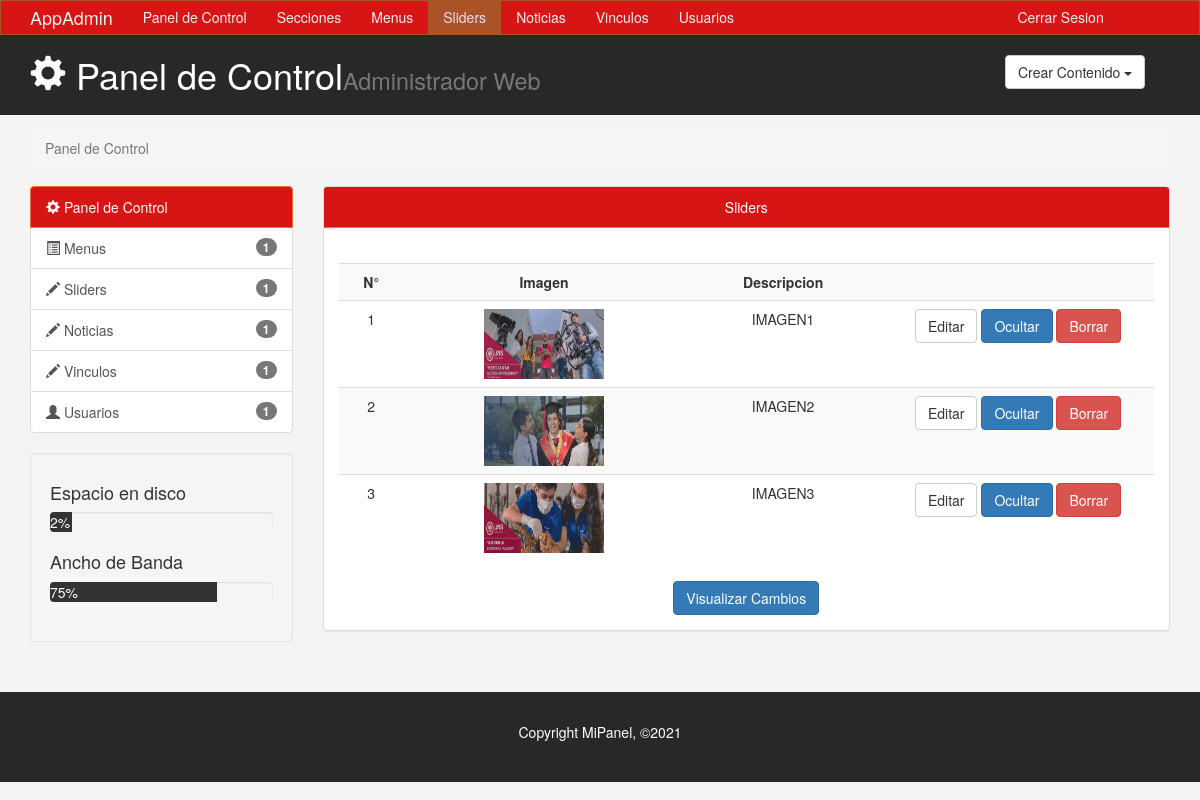
/admin3/Slider.php, run on the app's committed database.
### tables this page shows
CREATE TABLE `sliders` (
  `id_slider` int(11) NOT NULL,
  `descripcion` varchar(100) DEFAULT NULL,
  `ruta_imagen` varchar(100) NOT NULL,
  `estado` int(11) NOT NULL
);

### admin3/Slider.php (the view, shortened to what this page needs)
<!DOCTYPE html>
<html lang="es">
  <head>
    <link href="css/bootstrap.min.css" rel="stylesheet">
    <link rel="stylesheet" type="text/css" href="css/estilos.css">
     <link rel="stylesheet" type="text/css" href="js/select2/css/select2.css">
    <link rel="stylesheet" type="text/css" href="js/alertifyjs/css/alertify.css">
    <link rel="stylesheet" type="text/css" href="js/alertifyjs/css/themes/default.css">
  </head>
  <body>
    <nav class="navbar navbar-default">
      <div class="container">
        <div class="navbar-header">
          <a class="navbar-brand" href="#">AppAdmin</a>
        </div>
        <div id="navbar" class="collapse navbar-collapse">
          <ul class="nav navbar-nav">
            <li><a href="index.html">Panel de Control</a></li>
            <li><a href="Secciones.php">Secciones</a></li>
            <li><a href="Menus.php">Menus</a></li>
            <li class="active"><a href="Slider.php">Sliders</a></li>
            <li><a href="Noticias.php">Noticias</a></li>
            <li><a href="Vinculos.php">Vinculos</a></li>
            <li><a href="usuarios.php">Usuarios</a></li>
            <li style="position: absolute;margin-left: 73%;"><a href="plogin.php">Cerrar Sesion</a></li>
          </ul>
        </div>
      </div>
    </nav>
<header id="header">
 <div class="container">
   <div class="row">
     <div class="col-md-10">
       <h1><span class="glyphicon glyphicon-cog"></span> Panel de Control<small>Administrador Web</small></h1>
     </div>
     <div class="col-md-2">
        <div class="dropdown crear">
            <button class="btn btn-default dropdown-toggle" type="button" id="dropdownMenu1" data-toggle="dropdown" aria-haspopup="true" aria-expanded="true">
              Crear Contenido
              <span class="caret"></span>
            </button>
      </div>
     </div>
   </div>
 </div>
</header>
<section id="breadcrumb">
  <div class="container">
    <ol class="breadcrumb">
      <li class="active">Panel de Control</li>
    </ol>
  </div>
</section>
<section id="main">
  <div class="container">
    <div class="row">
      <div class="col-md-3">
        <div class="list-group">
          <a href="#" class="list-group-item active color-principal">
            <span class="glyphicon glyphicon-cog"></span> Panel de Control
          </a>
          <a href="paginas.html" class="list-group-item"><span class="glyphicon glyphicon-list-alt"></span> Menus <span class="badge">1</span></a>
          <a href="entradas.html" class="list-group-item"><span class="glyphicon glyphicon-pencil"></span> <span class="badge">1</span> Sliders</a>
          <a href="entradas.html" class="list-group-item"><span class="glyphicon glyphicon-pencil"></span> <span class="badge">1</span> Noticias</a>
          <a href="entradas.html" class="list-group-item"><span class="glyphicon glyphicon-pencil"></span> <span class="badge">1</span> Vinculos</a>
          <a href="usuarios.html" class="list-group-item"><span class="glyphicon glyphicon-user"></span> <span class="badge">1</span> Usuarios</a>
        </div>
        <div class="well">
          <h4>Espacio en disco</h4>
          <div class="progress">
            <div class="barra-progreso" role="progressbar" aria-valuenow="60" aria-valuemin="0" aria-valuemax="100" style="width: 10%;"> 2%
            </div>
          </div>
          <h4>Ancho de Banda</h4>
          <div class="progress">
            <div class="barra-progreso" role="progressbar" aria-valuenow="75" aria-valuemin="0" aria-valuemax="100" style="width: 75%;"> 75%
            </div>
          </div>
        </div>
      </div>
     <div class="col-md-9 text-center">
     <div class="panel panel-default">
          <div class="panel-heading"> Sliders </div>
          <div class="panel-body">
            <table class="table table-striped table-hover">
             <?php
                      include("contolador/conexion.php");
                      $solicitud="SELECT * FROM sliders";
                      $resultado=mysqli_query($conexion,$solicitud);
              ?>
                      <table class='table table-striped table-hover'>
                      <tr>
                      <th  style="text-align: center;">N°</th>
                      <th  style="text-align: center;">Imagen</th>
                      <th  style="text-align: center;">Descripcion</th>
                      <th></th>
                      </tr>
                  <?php
                      $cont=0;
                      while ($fila = mysqli_fetch_row($resultado)) {
                        $cont=$cont+1;
                        ?>
                      <tr>
                        <td><?php echo $cont ?></td>
                        <td ><img src="<?php echo $fila[2] ?>"  width="120" height="70" /></td>
                        <td ><?php echo $fila[1] ?></td>
                        <td class="col-md-4"> <a class="btn btn-default" href="editarSlider.php?id=<?php echo $fila[0] ?>">Editar</a>
                        <?php
                            if ($fila[3]=='1') {
                        ?>
                        <a class="btn btn-primary" href="verSlider.php?id=<?php echo $fila[0] ?>">Ocultar</a>
                        <?php
                            }else{
                            ?>
                         <a class="btn btn-primary" href="verSlider.php?id=<?php echo $fila[0] ?>">Mostrar</a>
                            <?php
                          }
                          ?>
                          <a class="btn btn-danger" onclick="preguntarSiNoSlider('<?php echo $fila[0] ?>')">Borrar </a> </td>
                      </tr>
                        <?php
                      }
                      ?>
                      </table>
                      <button class="btn btn-primary" href="REMODELACION-DE-LA-PAGINA-DE-LA-UNS/index.php" target="_blank">Visualizar Cambios</button>
          </div>
        </div>
     </div>
    </div>
  </div>
</section>
<footer id="footer">
  <p> Copyright MiPanel, &copy;2021</p>
</footer>
  </body>
</html>

### admin3/css/estilos.css (style rules this page uses)
body { background: #f4f4f4; }
.navbar { min-height: 33px; margin-bottom: 0; border-radius: 0; }
.navbar-nav > li > a , .navbar-brand { padding-top: 6px !important; padding-bottom: 0 !important; height: 33px; }
.navbar-default { background-color:#D81515;; border-color: #ab5226; }
.navbar-default .navbar-brand { color: #ecf0f1; }
.navbar-default .navbar-nav > li > a { color: #ecf0f1; }
.navbar-default .navbar-nav > .active > a, .navbar-default .navbar-nav > .active > a:hover, .navbar-default .navbar-nav > .active > a:focus { color: #ecdbff; background-color: #ab5226; }
.navbar-default .navbar-collapse, .navbar-default .navbar-form { border-color: #ecf0f1; }
#header { background: #282828; color: #fff; padding-bottom: 10px; margin-bottom: 15px; }
#header .crear { padding-top: 20px; }
.color-principal, .panel-default > .panel-heading { background-color: #D81515 !important; border-color: #eb6f31 !important; color: #ffffff !important; }
.barra-progreso { background: #333333; color: #ffffff; }
#footer { background:#282828; color:white; text-align: center; padding: 30px; margin-top: 30px; }

### data on the page
sliders: ruta_imagen (picture), descripcion "IMAGEN1"
sliders: ruta_imagen (picture), descripcion "IMAGEN2"
sliders: ruta_imagen (picture), descripcion "IMAGEN3"
